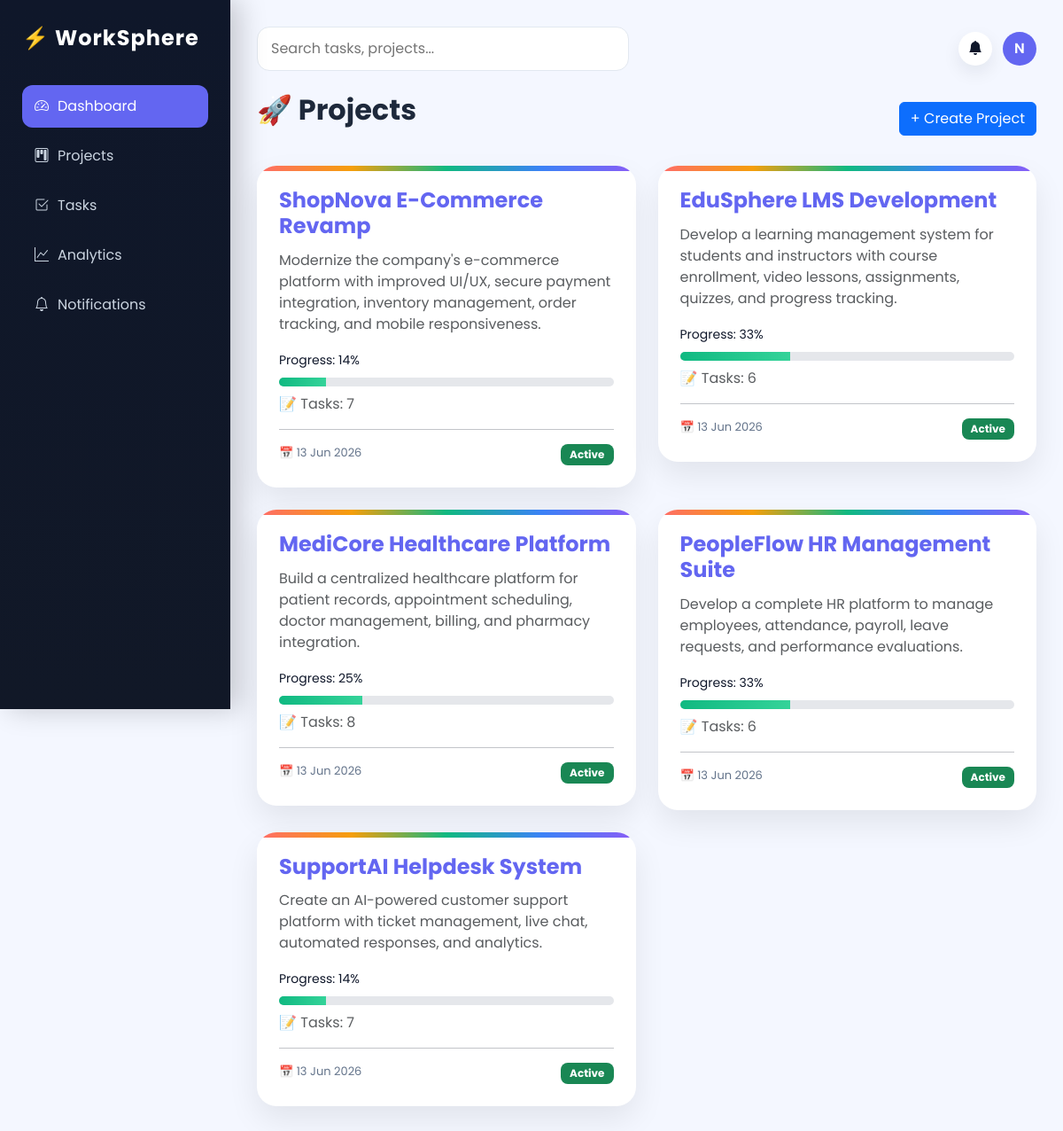
/projects/, run on the app's committed database.
### projects/models.py (models this page shows, shortened)
class Project(models.Model):
    name = models.CharField(max_length=200)
    description = models.TextField(blank=True, null=True)
    owner = models.ForeignKey(
        settings.AUTH_USER_MODEL,
        on_delete=models.CASCADE,
        related_name='owned_projects'
    )
    members = models.ManyToManyField(
        settings.AUTH_USER_MODEL,
        blank=True,
        related_name='project_memberships'
    )
    deadline = models.DateField(null=True, blank=True)
    created_at = models.DateTimeField(auto_now_add=True)

### projects/views.py (the view)
# urls.py: path('projects/', project_list, name='project_list'),
def project_list(request):
    projects = Project.objects.all()
    project_data = []
    for project in projects:
        total_tasks = project.tasks.count()
        completed_tasks = project.tasks.filter(status='Done').count()
        progress = int((completed_tasks / total_tasks) * 100) if total_tasks > 0 else 0
        project_data.append({
            'project': project,
            'progress': progress,
            'total_tasks': total_tasks,
        })
    return render(request, 'projects/project_list.html', {
        'project_data': project_data
    })

### notifications/context_processors.py (called while the page is built)
def unread_notifications(request):
    if request.user.is_authenticated:
        return {
            "unread_notifications_count": request.user.notifications.filter(
                is_read=False
            ).count()
        }
    return {"unread_notifications_count": 0}

### templates/projects/project_list.html (shortened to what this page needs)
{% extends 'base.html' %}
{% block content %}
<div class="d-flex justify-content-between align-items-center mb-4">
    <h2 class="page-title">🚀 Projects</h2>
    <a href="{% url 'create_project' %}" class="btn btn-primary">
        + Create Project
    </a>
</div>
<div class="project-grid">
    {% for item in project_data %}
    <a href="{% url 'project_detail' item.project.id %}"
   class="task-link">
    <div class="project-card">
        <div class="project-header">
            <h4 class="project-title">
                {{ item.project.name }}
            </h4>
        </div>
        <p class="text-muted mt-2">
            {{ item.project.description|default:"No description available." }}
        </p>
        <div class="mt-3">
    <small>
        Progress: {{ item.progress }}%
    </small>
    <div class="progress">
        <div
            class="progress-bar"
            data-width="{{ item.progress }}">
        </div>
    </div>
</div>
        <p class="text-muted mt-2">
    📝 Tasks: {{ item.total_tasks }}
</p>
        <hr>
        <div class="project-footer">
            <span>
                📅 {{ item.project.created_at|date:"d M Y" }}
            </span>
            <span class="badge bg-success">
                Active
            </span>
        </div>
    </div>
    </a>
    {% empty %}
    <p class="text-muted">
        No projects available.
    </p>
    {% endfor %}
</div>
{% endblock %}

### static/css/style.css (style rules this page uses)
:root { --primary:#6366f1; --secondary:#8b5cf6; --success:#10b981; --warning:#f59e0b; --danger:#ef4444; --bg:#f4f7ff; --card:#ffffff; --text:#0f172a; --muted:#64748b; --sidebar:#0f172a; }
* { margin:0; padding:0; box-sizing:border-box; font-family:'Poppins',sans-serif; }
body { background:var(--bg); color:var(--text); }
.task-link { text-decoration:none; color:inherit; }
.badge { padding:6px 10px; border-radius:8px; font-size:12px; }
.page-title { margin-bottom:20px; font-weight:700; color:#1e293b; }
.project-card { background:#ffffff; border-radius:22px; padding:25px; box-shadow:0 15px 35px rgba(0,0,0,0.08); transition:all .3s ease; position:relative; overflow:hidden; }
.project-card::before { content:''; position:absolute; top:0; left:0; width:100%; height:6px; background:linear-gradient( 90deg, #ff6b6b, #f59e0b, #10b981, #3b82f6, #8b5cf6 ); }
.project-title { font-size:24px; font-weight:800; color:#3b82f6; margin-bottom:12px; }
.project-grid { display:grid; grid-template-columns:repeat(auto-fit,minmax(320px,1fr)); gap:25px; }
.project-header h4 { color:#6366f1; font-weight:700; }
.project-footer { display:flex; justify-content:space-between; margin-top:15px; color:#64748b; font-size:13px; }
.progress { width:100%; height:10px; background:#e5e7eb; border-radius:20px; overflow:hidden; margin-top:8px; }
.progress-bar { height:100%; width:0; background:linear-gradient( 90deg, #10b981, #34d399 ); transition:0.5s ease; }

### data on the page
Project: project.name "ShopNova E-Commerce Revamp", project.description "Modernize the company's e-commerce platform with improved UI/UX, secure payment integration, inventory management, order tracking, and mobile responsiveness.", progress "14", total_tasks "7", project.created_at "13 Jun 2026"
Project: project.name "EduSphere LMS Development", project.description "Develop a learning management system for students and instructors with course enrollment, video lessons, assignments, quizzes, and progress tracking.", progress "33", total_tasks "6", project.created_at "13 Jun 2026"
Project: project.name "MediCore Healthcare Platform", project.description "Build a centralized healthcare platform for patient records, appointment scheduling, doctor management, billing, and pharmacy integration.", progress "25", total_tasks "8", project.created_at "13 Jun 2026"
Project: project.name "PeopleFlow HR Management Suite", project.description "Develop a complete HR platform to manage employees, attendance, payroll, leave requests, and performance evaluations.", progress "33", total_tasks "6", project.created_at "13 Jun 2026"
Project: project.name "SupportAI Helpdesk System", project.description "Create an AI-powered customer support platform with ticket management, live chat, automated responses, and analytics.", progress "14", total_tasks "7", project.created_at "13 Jun 2026"
